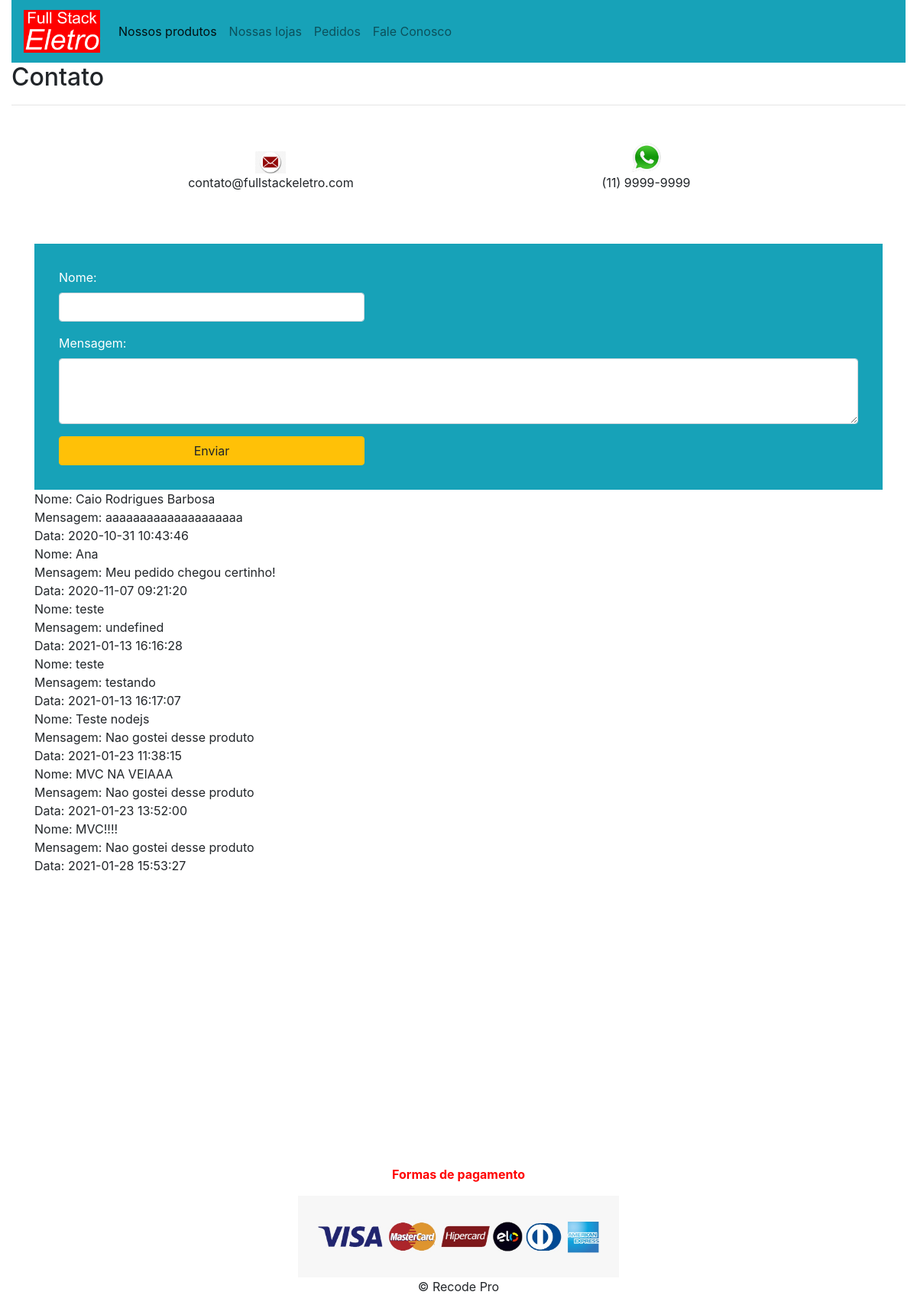
The page /projeto-bootstrap/fale_conosco.php on the database its author committed.
### tables this page shows
CREATE TABLE `comentarios` (
  `id` int(11) NOT NULL,
  `nome` varchar(200) DEFAULT NULL,
  `mensagem` varchar(255) DEFAULT NULL,
  `data_publicada` datetime DEFAULT current_timestamp()
);

### projeto-bootstrap/fale_conosco.php (the view, shortened to what this page needs)
<?php include('conexao.php');
?>
<!DOCTYPE html>
<html lang="en">
  <head>
    <link rel="stylesheet" href="./css/estilo.css" />
  </head>
  <body>
    <div class="container-fluid">
    <h2>Contato</h2>
    <hr />
    <section class="contatos">
      <div class="contato">
        <img src="./imagens/email.jpg" width="40px" />
        <p>contato@fullstackeletro.com</p>
      </div>
      <div class="contato">
        <img src="./imagens/whatsapp.jpg" width="40px" />
        <p>(11) 9999-9999</p>
      </div>
    </section>
  <div class="container">
    <form class="feedback bg-info text-white" action="" method="POST">
      <div class="form-group">
        <label for="exampleFormControlInput1">Nome:</label>
        <input type="text" class="form-control" name="nome" id="exampleFormControlInput1">
      </div>
      <div class="form-group">
        <label for="exampleFormControlTextarea1">Mensagem:</label>
        <textarea class="form-control" name="mensagem" id="exampleFormControlTextarea1" rows="3"></textarea>
      </div>
      <input class="btn btn-warning" type="submit" value="Enviar" />
    </form>
    <?php
        $sql = "select * from comentarios";
        $result = $connection->query($sql);
        if ($result->num_rows > 0) {
          while ($rows = $result->fetch_assoc()) {
            echo "Nome: " . $rows['nome'], "<br>";
            echo "Mensagem: " . $rows['mensagem'], "<br>";
            echo "Data: " . $rows['data_publicada'], "<br>";
          }
        } else {
          echo "Nenhum comentário ainda!";
        }
    ?>
  </div>
    <br /><br /><br /><br /><br />
    <br /><br /><br /><br /><br />
    <br /><br /><br /><br /><br />
    <footer id="rodape">
      <p id="formas_pagamento">
        <b>Formas de pagamento</b>
      </p>
      <img
        width="420px"
        src="./imagens/formas-pagamento.jpeg"
        alt="Formas de pagamento"
      />
      <p>&copy; Recode Pro</p>
    </footer>
    </div>
  </body>
</html>

### rows shown on the page
comentarios: nome "Caio Rodrigues Barbosa", mensagem "aaaaaaaaaaaaaaaaaaaa", data_publicada "2020-10-31 10:43:46"
comentarios: nome "Ana", mensagem "Meu pedido chegou certinho!", data_publicada "2020-11-07 09:21:20"
comentarios: nome "teste", mensagem "undefined", data_publicada "2021-01-13 16:16:28"
comentarios: nome "teste", mensagem "testando", data_publicada "2021-01-13 16:17:07"
comentarios: nome "Teste nodejs", mensagem "Nao gostei desse produto", data_publicada "2021-01-23 11:38:15"
comentarios: nome "MVC NA VEIAAA", mensagem "Nao gostei desse produto", data_publicada "2021-01-23 13:52:00"
comentarios: nome "MVC!!!!", mensagem "Nao gostei desse produto", data_publicada "2021-01-28 15:53:27"
